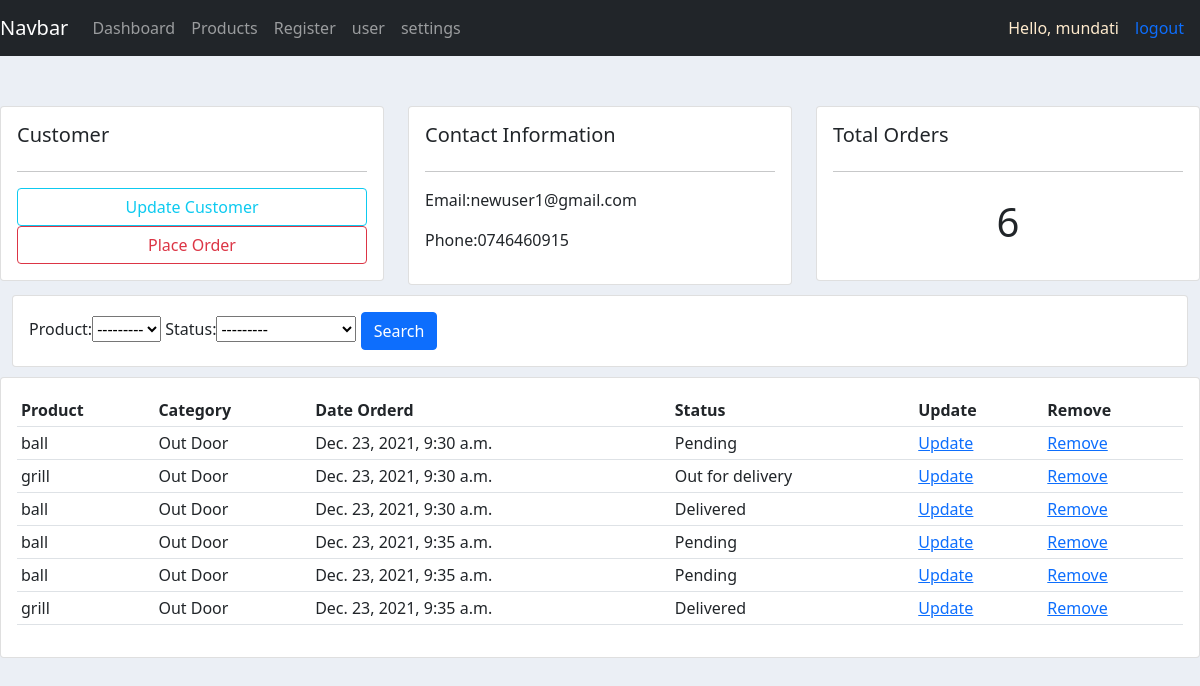
The app's page /customer/1/ (signed in) with its own data.
### accounts/models.py (models this page shows, shortened)
class Customer(models.Model):
    user = models.OneToOneField(User, null=True, on_delete=models.CASCADE)
    name = models.CharField(max_length=200, null=True)
    phone = models.CharField(max_length=200, null=True)
    email = models.CharField(max_length=200, null=True)
    date_created = models.DateTimeField(auto_now_add=True, null=True)
    image = models.ImageField(null=True,blank=True)

class Order(models.Model):
    STATUS = (
    		('Pending', 'Pending'),
    		('Out for delivery', 'Out for delivery'),
    		('Delivered', 'Delivered'),
    		)
    customer = models.ForeignKey(Customer, null=True, on_delete=models.SET_NULL)
    product = models.ForeignKey(Product, null=True, on_delete=models.SET_NULL)
    date_created = models.DateTimeField(auto_now_add=True, null=True)
    status = models.CharField(max_length=200, null=True, choices=STATUS)

class Product(models.Model):
    CATEGORY = (('Indoor', 'Indoor'),('Out Door', 'Out Door'),)
    name = models.CharField(max_length=200, null=True)
    price = models.FloatField(null=True)
    category = models.CharField(max_length=200, null=True, choices=CATEGORY)
    description = models.CharField(max_length=200, null=True)
    date_created = models.DateTimeField(auto_now_add=True, null=True)
    tag = models.ManyToManyField(Tag)
    def __str__(self):
        return self.name

### accounts/decorators.py (the view)
	def wrapper_function(request, *args, **kwargs):
		group = None
		if request.user.groups.exists():
			group = request.user.groups.all()[0].name
		if group == 'customer':
			return redirect("userpage")
		if group == 'admin':
			return view_func(request, *args, **kwargs)

### accounts/views.py (called while the page is built)
@admin_only
@login_required(login_url='login')
def customer(request,pk):
    customer = Customer.objects.get(id=pk)
    orders = customer.order_set.all()
    order_count = orders.count()
    myfilter = OrderFilter(request.GET, queryset=orders)
    orders = myfilter.qs
    context = {'customer': customer, 'orders': orders, 'order_count':order_count, 'myfilter':myfilter}
    return render(request, 'accounts/customers.html', context)

### accounts/templates/accounts/customers.html
{% extends "accounts/base.html" %}
{% block content %}
<div class='row' style="margin-top: 50px;">
    <div class='col-md'>
        <div class='card card-body'>
            <h5>Customer</h5>
            <hr>
            <a class='btn btn-outline-info btn-sm-btn-block' href=''>Update Customer</a>
            <a class='btn btn-outline-danger btn-sm-btn-block' href="{% url 'create_order' customer.id %}">Place Order</a>
        </div>
    </div>
    <div class='col-md'>
        <div class='card card-body'>
            <h5>Contact Information</h5>
            <hr>
            <p>Email:{{customer.email}}</p>
            <p>Phone:{{customer.phone}}</p>
        </div>
    </div>
    <div class='col-md'>
        <div class='card card-body'>
            <h5>Total Orders</h5>
            <hr>
            <h1 style="text-align: center; padding: 10px;">{{order_count}}</h1>
        </div>
    </div>
</div>
<div class="row" style="margin: 10px 0px;">
    <div class="col">
        <div class="card card-body">
            <form method="get">
                {{myfilter.form}}
                <button class="btn btn-primary" type='submit'>Search</button>
            </form>
        </div>
    </div>
</div>
<div class="row">
	<div class="col-md">
		<div class="card card-body">
			<table class="table table-sm">
				<tr>
					<th>Product</th>
					<th>Category</th>
					<th>Date Orderd</th>
					<th>Status</th>
					<th>Update</th>
					<th>Remove</th>
				</tr>
                {% for order in orders %}
                <tr>
                    <td>{{order.product}}</td>
                    <td>{{order.product.category}}</td>
                    <td>{{order.date_created}}</td>
                    <td>{{order.status}}</td>
                    <td><a href="{% url 'update_order' order.id %}">Update</a></td>
                    <td><a href="{% url 'delete_order' order.id %}">Remove</a></td>
                </tr>
                {%endfor%}
			</table>
		</div>
	</div>
</div>
{%endblock%}

### accounts/templates/accounts/navbar.html (shortened to what this page needs)
<nav class="navbar navbar-expand-lg navbar-dark bg-dark">
    <a class="navbar-brand" href="#">Navbar</a>
    <div class="collapse navbar-collapse" id="navbarNav">
      <ul class="navbar-nav">
        <li class="nav-item active">
          <a class="nav-link" href="{% url 'home'%}">Dashboard </a>
        </li>
        <li class="nav-item">
          <a class="nav-link" href="{% url 'products'%}">Products</a>
        </li>
        <li class="nav-item">
          <a class="nav-link" href="{% url 'register'%}">Register</a>
        </li>
        <li class="nav-item">
          <a class="nav-link" href="{% url 'userpage'%}">user</a>
        </li>
        <li class="nav-item">
          <a class="nav-link" href="{% url 'account_settings'%}">settings</a>
        </li>
      </ul>
    </div>
    <span style="color: blanchedalmond;">Hello, {{request.user}}</span>
    <span><a class="nav-link" href="{% url 'logout'%}">logout</a>
    </span>
  </nav>

### accounts/templates/accounts/base.html (style rules this page uses)
body { background-color: #ebeff5; }

### records on screen
Customer: email "newuser1@gmail.com", phone "0746460915"
Order: product "ball", product.category "Out Door", date_created "Dec. 23, 2021, 9:30 a.m.", status "Pending"
Order: product "grill", product.category "Out Door", date_created "Dec. 23, 2021, 9:30 a.m.", status "Out for delivery"
Order: product "ball", product.category "Out Door", date_created "Dec. 23, 2021, 9:30 a.m.", status "Delivered"
Order: product "ball", product.category "Out Door", date_created "Dec. 23, 2021, 9:35 a.m.", status "Pending"
Order: product "ball", product.category "Out Door", date_created "Dec. 23, 2021, 9:35 a.m.", status "Pending"
Order: product "grill", product.category "Out Door", date_created "Dec. 23, 2021, 9:35 a.m.", status "Delivered"

### other values on screen
{{ request.user }} "mundati"
{{ order_count }} "6"
